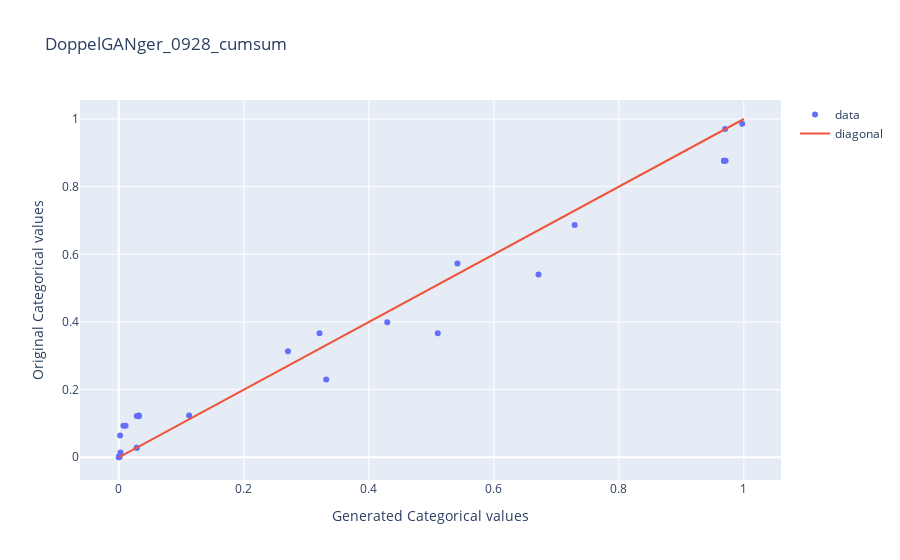

Notebook source saved alongside this figure:
### Markdown cell above
### <u> Results </u>

This table displays the probability distributions for each unique variable for each categorical column. The values are plotted on the scatter plot below with generated values on the x axis which are compared to the original values on the y axis. The MSE between the generated and the original probability distributions is supplied below.

### Code cell
#Implement with all synthetic data and the corresponding real data.
d_array = np.zeros(n)
df_cat_dict = {}
for i in range(n):
    key = syn_keys[i]
    distance, df_cat = Scatter_Distance(synthetic_cat_dic[key][0],synthetic_cat_dic[key][1],syn_name = key)
    df_cat_dict[key] = df_cat
    d_array[i] = distance
distance_series= pd.Series(d_array,index = syn_keys)
display('categorical_column-averaged MSE of probability distributions of original and generated data', distance_series)

### Figure 1 — Plotly figure (JSON) as saved in the notebook; plotly's stock layout.template omitted (floating-point values rounded to 4 significant figures)
{"data": [{"mode": "markers", "name": "data", "text": ["complicated_malaria_no", "complicated_malaria_not_assessed", "complicated_malaria_yes", "febrile_no", "febrile_yes", "ITN_no", "ITN_not_applicable", "ITN_yes", "malaria_no", "malaria_yes", "malaria_parasite_blood_smear_indicated_but_not_done", "malaria_parasite_blood_smear_negative_/_lamp_negative", "malaria_parasite_blood_smear_negative_/_lamp_not_done", "malaria_parasite_blood_smear_negative_/_lamp_positive", "malaria_parasite_blood_smear_not_indicated", "malaria_parasite_blood_smear_positive_/_no_malaria", "malaria_parasite_symptomatic_malaria", "malaria_treatment_artmether-lumefantrine_for_uncomplicated_malaria", "malaria_treatment_no_malaria_medications_given", "malaria_treatment_quinine_for_uncomplicated_malaria_in_the_1st_trimester_of_pregnancy", "malaria_treatment_quinine_for_uncomplicated_malaria_within_14_days_of_a_previous_treatment_for_malaria", "malaria_treatment_quinine_or_artesunate_for_complicated_malaria", "plasmodium_gametocytes_no", "plasmodium_gametocytes_yes", "plasmodium_lamp_negative", "plasmodium_lamp_no_result", "plasmodium_lamp_positive", "visit_type_enrollment", "visit_type_scheduled_visit", "visit_type_unscheduled_visit"], "type": "scatter", "x": [0.0288, 0.9708, 0.0003806, 0.7293, 0.2707, 0.001395, 0.02871, 0.9699, 0.9681, 0.03188, 2.114e-05, 0.5103, 0.3318, 0.01085, 0.03233, 0.002136, 0.1126, 0.03125, 0.9681, 0.0001269, 0.0002326, 0.0002749, 0.9973, 0.002685, 0.3212, 0.6714, 0.0074, 0.02871, 0.5418, 0.4295], "y": [0.122, 0.8762, 0.001752, 0.6866, 0.3134, 0.001731, 0.02776, 0.9705, 0.8762, 0.1238, 4.122e-05, 0.3664, 0.2302, 0.09349, 0.1219, 0.06424, 0.1238, 0.1211, 0.8762, 0.0001855, 0.0007626, 0.001752, 0.9863, 0.01375, 0.3664, 0.5401, 0.09349, 0.02776, 0.573, 0.3993]}, {"mode": "lines", "name": "diagonal", "type": "scatter", "x": [0, 1], "y": [0, 1]}], "layout": {"title": {"text": "DoppelGANger_0928_cumsum"}, "xaxis": {"title": {"text": "Generated Categorical values"}}, "yaxis": {"title": {"text": "Original Categorical values"}}}}
